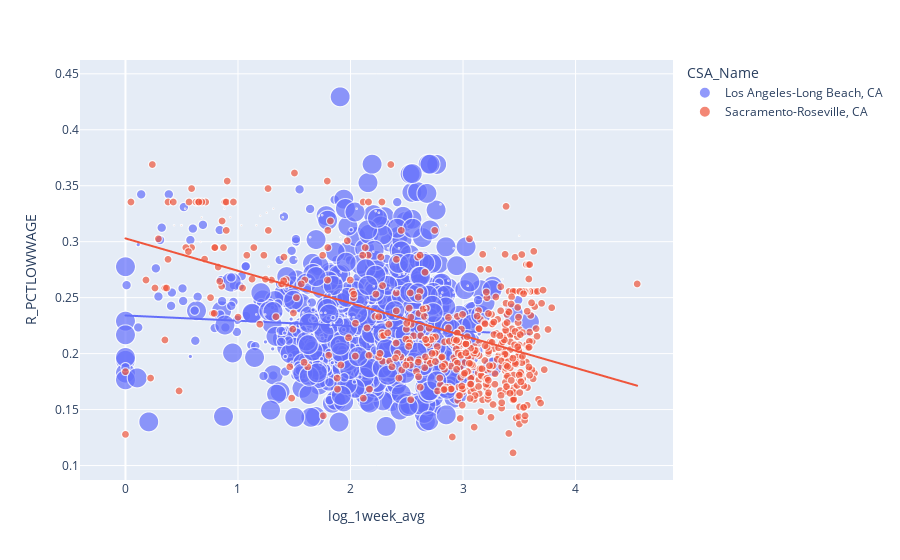

Notebook code cell kept with this figure:
### Markdown cell above
### $5 impact of wages on AQI

### Code cell
#unprotected land size (not parks etc. )
fig = px.scatter(sacla, x=target, y="R_PCTLOWWAGE", color="CSA_Name", size='CBSA_EMP', trendline='ols',
                 hover_data=['D4A_Ranked'])
fig.show()

### Figure 1 — Plotly figure (JSON) as saved in the notebook; plotly's stock layout.template omitted (floating-point values rounded to 4 significant figures; data arrays with more than 128 entries replaced by an {"elided": "..."} marker saying what was removed)
{"data": [{"customdata": {"elided": "820x1 int values"}, "hovertemplate": "CSA_Name=Los Angeles-Long Beach, CA<br>log_1week_avg=%{x}<br>R_PCTLOWWAGE=%{y}<br>CBSA_EMP=%{marker.size}<br>D4A_Ranked=%{customdata[0]}<extra></extra>", "legendgroup": "Los Angeles-Long Beach, CA", "marker": {"color": "#636efa", "size": {"elided": "820 int values"}, "sizemode": "area", "sizeref": 15620.0, "symbol": "circle"}, "mode": "markers", "name": "Los Angeles-Long Beach, CA", "showlegend": true, "type": "scattergl", "x": {"elided": "820 float values"}, "xaxis": "x", "y": {"elided": "820 float values"}, "yaxis": "y"}, {"hovertemplate": "<b>OLS trendline</b><br>R_PCTLOWWAGE = -0.00469111 * log_1week_avg + 0.234075<br>R<sup>2</sup>=0.004647<br><br>CSA_Name=Los Angeles-Long Beach, CA<br>log_1week_avg=%{x}<br>R_PCTLOWWAGE=%{y} <b>(trend)</b><extra></extra>", "legendgroup": "Los Angeles-Long Beach, CA", "marker": {"color": "#636efa", "symbol": "circle"}, "mode": "lines", "name": "Los Angeles-Long Beach, CA", "showlegend": false, "type": "scattergl", "x": {"elided": "820 float values"}, "xaxis": "x", "y": {"elided": "820 float values"}, "yaxis": "y"}, {"customdata": {"elided": "616x1 int values"}, "hovertemplate": "CSA_Name=Sacramento-Roseville, CA<br>log_1week_avg=%{x}<br>R_PCTLOWWAGE=%{y}<br>CBSA_EMP=%{marker.size}<br>D4A_Ranked=%{customdata[0]}<extra></extra>", "legendgroup": "Sacramento-Roseville, CA", "marker": {"color": "#EF553B", "size": {"elided": "616 int values"}, "sizemode": "area", "sizeref": 15620.0, "symbol": "circle"}, "mode": "markers", "name": "Sacramento-Roseville, CA", "showlegend": true, "type": "scattergl", "x": {"elided": "616 float values"}, "xaxis": "x", "y": {"elided": "616 float values"}, "yaxis": "y"}, {"hovertemplate": "<b>OLS trendline</b><br>R_PCTLOWWAGE = -0.0289355 * log_1week_avg + 0.302931<br>R<sup>2</sup>=0.277835<br><br>CSA_Name=Sacramento-Roseville, CA<br>log_1week_avg=%{x}<br>R_PCTLOWWAGE=%{y} <b>(trend)</b><extra></extra>", "legendgroup": "Sacramento-Roseville, CA", "marker": {"color": "#EF553B", "symbol": "circle"}, "mode": "lines", "name": "Sacramento-Roseville, CA", "showlegend": false, "type": "scattergl", "x": {"elided": "616 float values"}, "xaxis": "x", "y": {"elided": "616 float values"}, "yaxis": "y"}], "layout": {"legend": {"itemsizing": "constant", "title": {"text": "CSA_Name"}, "tracegroupgap": 0}, "margin": {"t": 60}, "xaxis": {"anchor": "y", "domain": [0, 1], "title": {"text": "log_1week_avg"}}, "yaxis": {"anchor": "x", "domain": [0, 1], "title": {"text": "R_PCTLOWWAGE"}}}}
